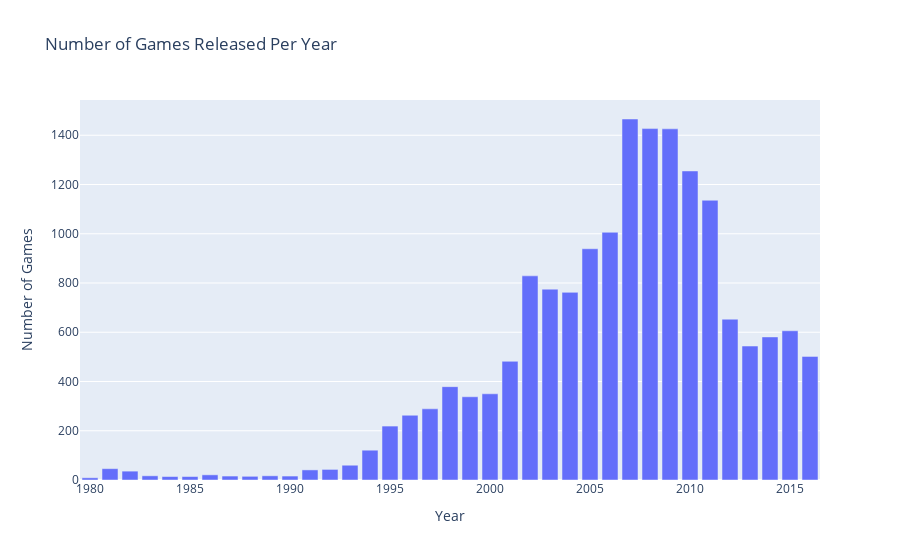

Source (notebook cell):
### Code cell
games_per_year_df = games_per_year.reset_index()
games_per_year_df.columns = ['year', 'count']
display(games_per_year_df)

fig = px.bar(games_per_year_df, x='year', y='count', 
             title='Number of Games Released Per Year',
             labels={'year': 'Year', 'count': 'Number of Games'})
fig.show()

### Figure 1 — Plotly figure (JSON) as saved in the notebook; plotly's stock layout.template omitted (floating-point values rounded to 4 significant figures)
{"data": [{"alignmentgroup": "True", "hovertemplate": "Year=%{x}<br>Number of Games=%{y}<extra></extra>", "legendgroup": "", "marker": {"color": "#636efa", "pattern": {"shape": ""}}, "name": "", "offsetgroup": "", "orientation": "v", "showlegend": false, "textposition": "auto", "type": "bar", "x": [1980, 1981, 1982, 1983, 1984, 1985, 1986, 1987, 1988, 1989, 1990, 1991, 1992, 1993, 1994, 1995, 1996, 1997, 1998, 1999, 2000, 2001, 2002, 2003, 2004, 2005, 2006, 2007, 2008, 2009, 2010, 2011, 2012, 2013, 2014, 2015, 2016], "xaxis": "x", "y": [9, 46, 36, 17, 14, 14, 21, 16, 15, 17, 16, 41, 43, 60, 121, 219, 263, 289, 379, 338, 350, 482, 829, 775, 762, 939, 1006, 1466, 1427, 1426, 1255, 1136, 653, 544, 581, 606, 502], "yaxis": "y"}], "layout": {"barmode": "relative", "legend": {"tracegroupgap": 0}, "title": {"text": "Number of Games Released Per Year"}, "xaxis": {"anchor": "y", "domain": [0, 1], "title": {"text": "Year"}}, "yaxis": {"anchor": "x", "domain": [0, 1], "title": {"text": "Number of Games"}}}}
